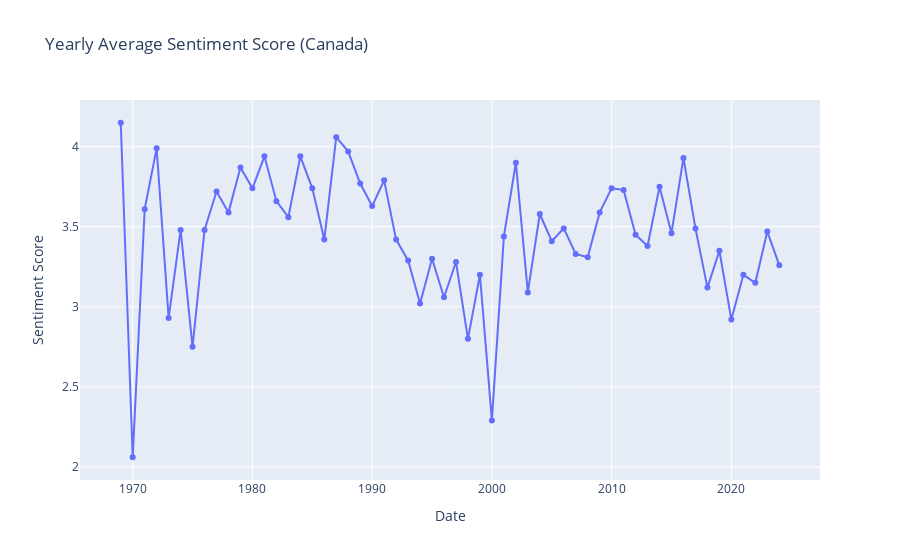

This figure's notebook cell:
### Code cell
# us - canada
with open('canada_yearly_average_sentiment.json', 'r', encoding='utf-8') as f:
    data = json.load(f)

df2 = pd.DataFrame(list(data.items()), columns=['date', 'sentiment_score'])
df2['date'] = pd.to_datetime(df2['date'])
df2['relations'] = 'US-Canada' 

fig = px.line(df2, x='date', y='sentiment_score', 
              title='Yearly Average Sentiment Score (Canada)', 
              labels={'date': 'Date', 'sentiment_score': 'Sentiment Score'},
              markers=dict(size=5, color='#000000', symbol='circle', line=dict(width=1, color='#000000')))

# Show the plot
fig.show()

### Figure 1 — Plotly figure (JSON) as saved in the notebook; plotly's stock layout.template omitted (floating-point values rounded to 4 significant figures)
{"data": [{"hovertemplate": "Date=%{x}<br>Sentiment Score=%{y}<extra></extra>", "legendgroup": "", "line": {"color": "#636efa", "dash": "solid"}, "marker": {"symbol": "circle"}, "mode": "lines+markers", "name": "", "orientation": "v", "showlegend": false, "type": "scatter", "x": ["1969-01-01T00:00:00", "1970-01-01T00:00:00", "1971-01-01T00:00:00", "1972-01-01T00:00:00", "1973-01-01T00:00:00", "1974-01-01T00:00:00", "1975-01-01T00:00:00", "1976-01-01T00:00:00", "1977-01-01T00:00:00", "1978-01-01T00:00:00", "1979-01-01T00:00:00", "1980-01-01T00:00:00", "1981-01-01T00:00:00", "1982-01-01T00:00:00", "1983-01-01T00:00:00", "1984-01-01T00:00:00", "1985-01-01T00:00:00", "1986-01-01T00:00:00", "1987-01-01T00:00:00", "1988-01-01T00:00:00", "1989-01-01T00:00:00", "1990-01-01T00:00:00", "1991-01-01T00:00:00", "1992-01-01T00:00:00", "1993-01-01T00:00:00", "1994-01-01T00:00:00", "1995-01-01T00:00:00", "1996-01-01T00:00:00", "1997-01-01T00:00:00", "1998-01-01T00:00:00", "1999-01-01T00:00:00", "2000-01-01T00:00:00", "2001-01-01T00:00:00", "2002-01-01T00:00:00", "2003-01-01T00:00:00", "2004-01-01T00:00:00", "2005-01-01T00:00:00", "2006-01-01T00:00:00", "2007-01-01T00:00:00", "2008-01-01T00:00:00", "2009-01-01T00:00:00", "2010-01-01T00:00:00", "2011-01-01T00:00:00", "2012-01-01T00:00:00", "2013-01-01T00:00:00", "2014-01-01T00:00:00", "2015-01-01T00:00:00", "2016-01-01T00:00:00", "2017-01-01T00:00:00", "2018-01-01T00:00:00", "2019-01-01T00:00:00", "2020-01-01T00:00:00", "2021-01-01T00:00:00", "2022-01-01T00:00:00", "2023-01-01T00:00:00", "2024-01-01T00:00:00"], "xaxis": "x", "y": [4.15, 2.06, 3.61, 3.99, 2.93, 3.48, 2.75, 3.48, 3.72, 3.59, 3.87, 3.74, 3.94, 3.66, 3.56, 3.94, 3.74, 3.42, 4.06, 3.97, 3.77, 3.63, 3.79, 3.42, 3.29, 3.02, 3.3, 3.06, 3.28, 2.8, 3.2, 2.29, 3.44, 3.9, 3.09, 3.58, 3.41, 3.49, 3.33, 3.31, 3.59, 3.74, 3.73, 3.45, 3.38, 3.75, 3.46, 3.93, 3.49, 3.12, 3.35, 2.92, 3.2, 3.15, 3.47, 3.26], "yaxis": "y"}], "layout": {"legend": {"tracegroupgap": 0}, "title": {"text": "Yearly Average Sentiment Score (Canada)"}, "xaxis": {"anchor": "y", "domain": [0, 1], "title": {"text": "Date"}}, "yaxis": {"anchor": "x", "domain": [0, 1], "title": {"text": "Sentiment Score"}}}}
